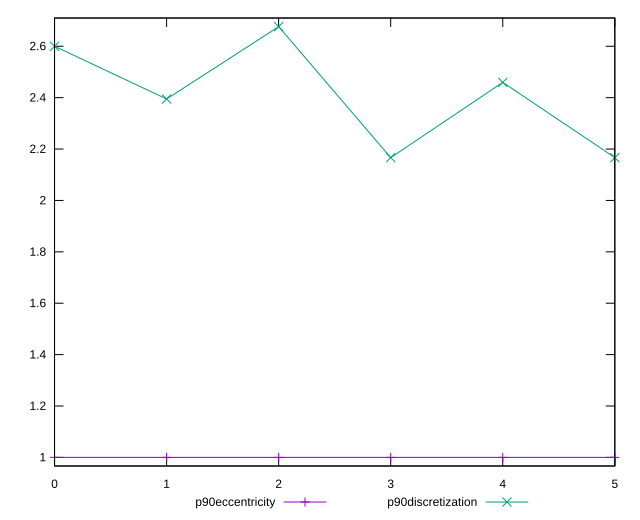

Source code (gnuplot):
reset

$p90Eccentricity <<EOF
0 0.9999999999999981
1 1
2 1.0000000000000004
3 1.0000000000000009
4 0.9999999999999992
5 0.9999999999999997
EOF

$p90Discretization <<EOF
0 2.6
1 2.3947368421052633
2 2.676470588235294
3 2.1666666666666665
4 2.4594594594594597
5 2.1666666666666665
EOF

set key outside below
set xrange [0:5]
set yrange [0.9664705882352922:2.71]
set trange [0.9664705882352922:2.71]
set terminal svg size 640, 520 enhanced background rgb 'white'
set output "reprap/total-byte-weight/progression/eccentricity.svg"

plot $p90Eccentricity title "p90eccentricity" with linespoints, \
     $p90Discretization title "p90discretization" with linespoints

reset
